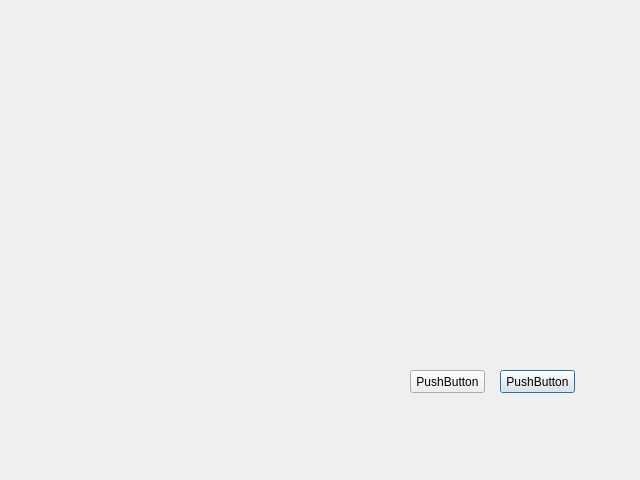
<?xml version="1.0" encoding="UTF-8"?>
<ui version="4.0">
 <class>ChartWindow</class>
 <widget class="QDialog" name="ChartWindow">
  <property name="geometry">
   <rect>
    <x>0</x>
    <y>0</y>
    <width>640</width>
    <height>480</height>
   </rect>
  </property>
  <property name="windowTitle">
   <string>Dialog</string>
  </property>
  <widget class="QPushButton" name="pushButton">
   <property name="geometry">
    <rect>
     <x>500</x>
     <y>370</y>
     <width>75</width>
     <height>23</height>
    </rect>
   </property>
   <property name="text">
    <string>PushButton</string>
   </property>
  </widget>
  <widget class="QPushButton" name="pushButton_2">
   <property name="geometry">
    <rect>
     <x>410</x>
     <y>370</y>
     <width>75</width>
     <height>23</height>
    </rect>
   </property>
   <property name="text">
    <string>PushButton</string>
   </property>
  </widget>
 </widget>
 <resources/>
 <connections/>
</ui>
